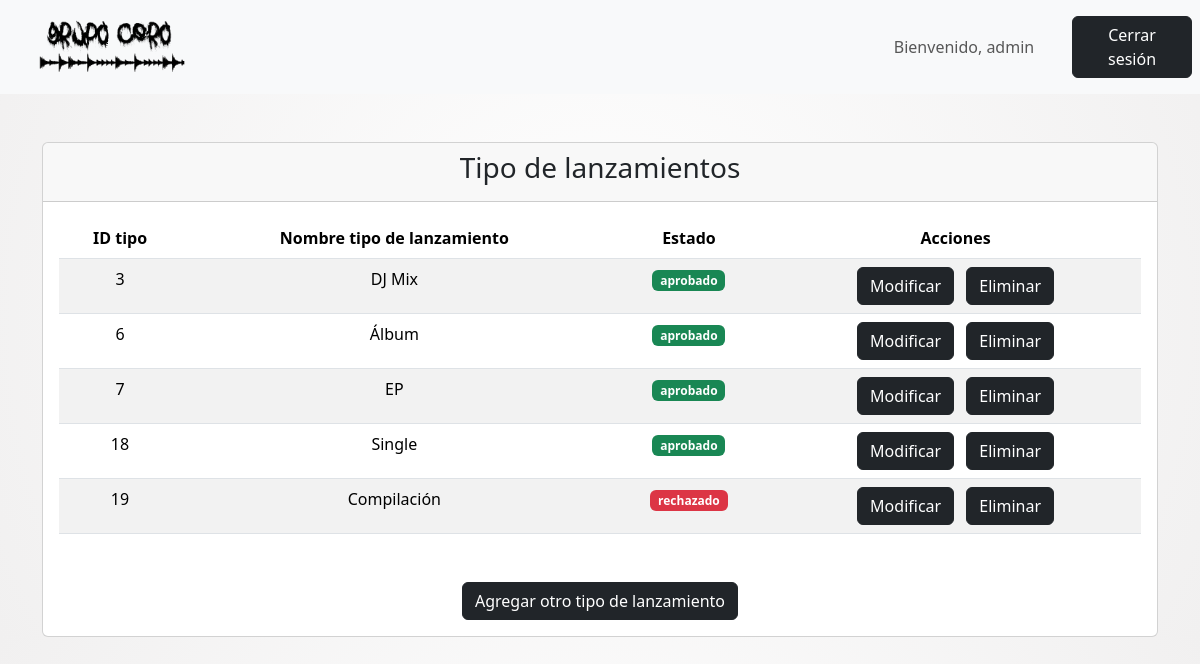
/tipolanzamientosobjects/ (signed in), run on the app's committed database.
### core/models.py (models this page shows, shortened)
class TipoLanzamiento(models.Model):
    nombreTipo = models.CharField(max_length=20)
    aprobado = models.CharField(max_length=20, choices=TIPO_APROBACION, default='pendiente')
    fecha_solicitud = models.DateField(null=True, blank=True, default=datetime.date.today)
    feedback = models.TextField(blank=True)
    class Meta:
        verbose_name = "Tipo de lanzamiento"
        verbose_name_plural = "Tipos de lanzamiento"

### core/views.py (the view)
# urls.py: path('tipolanzamientosobjects/', tipolanzamientosobjects, name='tipolanzamientosobjects'),
def tipolanzamientosobjects(request):
    auxTipoObj = {
        'listaTipoObj' : TipoLanzamiento.objects.all()
    }
    return render(request, 'core/miembros/tipoLanzamientos/tipolanzamientosobjects.html', auxTipoObj)

### core/templates/core/miembros/tipoLanzamientos/tipolanzamientosobjects.html (shortened to what this page needs)
<!DOCTYPE html>
<html lang="es">
    {% load static %}
<head>
    <link href="https://cdn.jsdelivr.net/npm/bootstrap@5.3.3/dist/css/bootstrap.min.css" rel="stylesheet">
    <link rel="stylesheet" href="{% static 'core/css/style.css' %}">
</head>
<body>
<nav class="navbar navbar-expand-sm bg-light navbar-light justify-content-center">
    <div class="container-fluid">
        <a class="navbar-brand" href="{% url 'miembrosindex' %}">
            <img src="{% static 'core/img/LOGO.png' %}" alt="Avatar Logo" style="width:200px;" class="rounded-pill">
        </a>
    </div>
    <ul class="navbar-nav">
        <li class="nav-item">
            <a class="nav-link text-center" style="width:200px;">Bienvenido, {{ user.username }}</a>
        </li>
    </ul>
    <ul class="navbar-nav">
        <li class="nav-item">
            <a class="nav-link" href="{% url 'logout' %}">
                <button class="btn btn-dark" type="button" style="width:120px;">Cerrar sesión</button>
            </a>
        </li>
    </ul>
</nav>
<div class="container mt-5 text-center">
    <div class="card">
        <div class="card-header">
            <h3 class="card-title">Tipo de lanzamientos</h3>
        </div>
        <div class="card-body">
            <table class="table table-striped mb-5">
                <thead>
                    <tr>
                        <th scope="col">ID tipo</th>
                        <th scope="col">Nombre tipo de lanzamiento</th>
                        <th scope="col">Estado</th>
                        <th scope="col">Acciones</th>
                    </tr>
                </thead>
                <tbody>
                    {% for auxTipoObj in listaTipoObj %}
                    <tr>
                        <td>{{ auxTipoObj.pk }}</td>
                        <td>{{ auxTipoObj.nombreTipo }}</td>
                        {% if auxTipoObj.aprobado == 'aprobado' %}
                            <td><span class="badge bg-success">{{ auxTipoObj.aprobado }}</span></td>
                        {% elif auxTipoObj.aprobado == 'pendiente' %}
                            <td><span class="badge bg-secondary">{{ auxTipoObj.aprobado }}</span></td>
                        {% else %}
                            <td><span class="badge bg-danger" data-bs-toggle="modal" data-bs-target="#feedbackModal{{ auxTipoObj.pk }}" data-bs-placement="top" title="{{ auxTipoObj.feedback }}">{{ auxTipoObj.aprobado }}</span></td>
                        {% endif %}
                        <td>
                            <a href="{% url 'tipolanzamientosupdate' auxTipoObj.pk %}" class="btn btn-dark me-2">Modificar</a>
                            <button type="button" class="btn btn-dark" data-bs-toggle="modal" data-bs-target="#confirmModal{{ auxTipoObj.pk }}">
                                Eliminar
                            </button>
                        </td>
                    </tr>
                    {% endfor %}
                </tbody>
            </table>
            <div class="text-center">
                <a href="{% url 'tipolanzamientosadd' %}" class="btn btn-dark">Agregar otro tipo de lanzamiento</a>
            </div>
        </div>
    </div>
</div>
</body>
</html>

### core/static/core/css/style.css (style rules this page uses)
body { background-color: white; color: black; }

### core/templates/core/miembros/tipoLanzamientos/tipolanzamientosobjects.html (style rules this page uses)
body { background: repeating-radial-gradient(circle, #ffffff, #f1f0f0); }

### data on the page
TipoLanzamiento: pk "3", nombreTipo "DJ Mix", aprobado "aprobado"
TipoLanzamiento: pk "6", nombreTipo "Álbum", aprobado "aprobado"
TipoLanzamiento: pk "7", nombreTipo "EP", aprobado "aprobado"
TipoLanzamiento: pk "18", nombreTipo "Single", aprobado "aprobado"
TipoLanzamiento: pk "19", nombreTipo "Compilación", aprobado "rechazado"

### other printed values
{{ user.username }} "admin"
